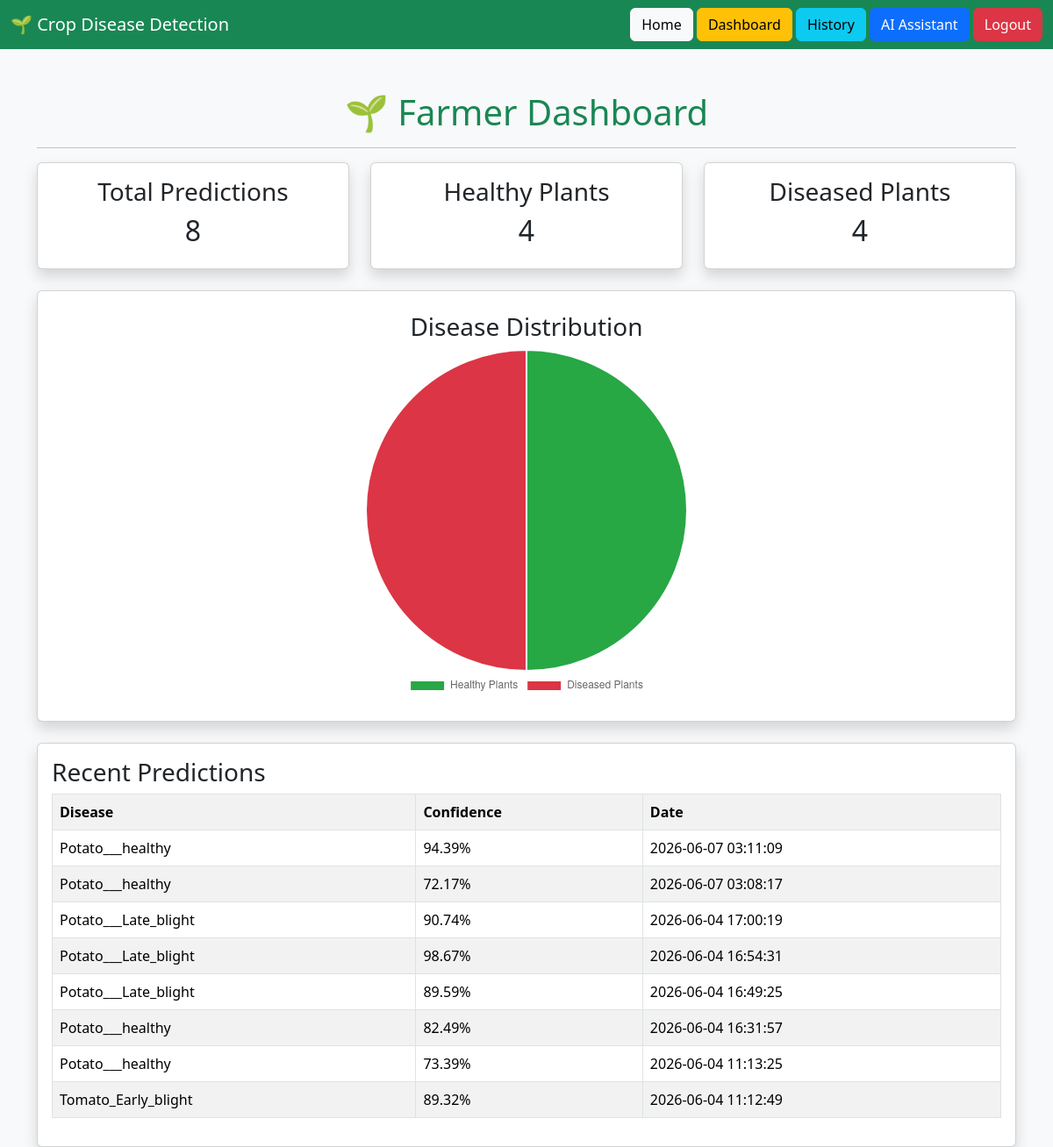
/dashboard (signed in), run on the app's committed database.
### tables this page shows
CREATE TABLE predictions (
    id INTEGER PRIMARY KEY AUTOINCREMENT,
    disease TEXT,
    confidence REAL,
    fertilizer TEXT,
    treatment TEXT,
    prediction_date TIMESTAMP DEFAULT CURRENT_TIMESTAMP
, username TEXT);

### app.py (the view)
@app.route('/dashboard')
def dashboard():
    if 'username' not in session:
        return redirect('/login')
    conn = sqlite3.connect("crop_disease.db")
    cursor = conn.cursor()
    cursor.execute("""
    SELECT COUNT(*)
    FROM predictions
    WHERE username = ?
    """, (session['username'],))
    total_predictions = cursor.fetchone()[0]
    cursor.execute("""
    SELECT COUNT(*)
    FROM predictions
    WHERE username = ?
    AND disease LIKE '%healthy%'
    """, (session['username'],))
    healthy_count = cursor.fetchone()[0]
    diseased_count = total_predictions - healthy_count
    cursor.execute("""
    SELECT disease,
           ROUND(confidence, 2),
           prediction_date
    FROM predictions
    WHERE username = ?
    ORDER BY id DESC
    LIMIT 10
    """, (session['username'],))
    recent_predictions = cursor.fetchall()
    conn.close()
    return render_template(
        "dashboard.html",
        total_predictions=total_predictions,
        healthy_count=healthy_count,
        diseased_count=diseased_count,
        recent_predictions=recent_predictions
    )

### templates/dashboard.html (shortened to what this page needs)
<!DOCTYPE html>
<html>
<head>
<link href="https://cdn.jsdelivr.net/npm/bootstrap@5.3.3/dist/css/bootstrap.min.css" rel="stylesheet">
</head>
<body class="bg-light">
<nav class="navbar navbar-dark bg-success">
    <div class="container-fluid">
        <a class="navbar-brand" href="/">
            🌱 Crop Disease Detection
        </a>
        <div>
            <a class="btn btn-light" href="/">
                Home
            </a>
            <a class="btn btn-warning" href="/dashboard">
                Dashboard
            </a>
            <a class="btn btn-info" href="/history">
                History
            </a>
            <a class="btn btn-primary" href="/assistant">
    AI Assistant
</a>
            <a class="btn btn-danger" href="/logout">
    Logout
</a>
        </div>
    </div>
</nav>
<div class="container mt-5">
<h1 class="text-center text-success">
🌱 Farmer Dashboard
</h1>
<hr>
<div class="row">
    <div class="col-md-4">
        <div class="card text-center shadow p-3">
            <h3>Total Predictions</h3>
            <h2>{{ total_predictions }}</h2>
        </div>
    </div>
    <div class="col-md-4">
        <div class="card text-center shadow p-3">
            <h3>Healthy Plants</h3>
            <h2>{{ healthy_count }}</h2>
        </div>
    </div>
    <div class="col-md-4">
        <div class="card text-center shadow p-3">
            <h3>Diseased Plants</h3>
            <h2>{{ diseased_count }}</h2>
        </div>
    </div>
</div>
<br>
<div class="card shadow p-4">
    <h3 class="text-center">
        Disease Distribution
    </h3>
    <div style="width:400px; margin:auto;">
    <canvas id="diseaseChart"></canvas>
</div>
</div>
<br>
<div class="card shadow p-3">
    <h3>Recent Predictions</h3>
    <table class="table table-bordered table-striped">
        <tr>
            <th>Disease</th>
            <th>Confidence</th>
            <th>Date</th>
        </tr>
        {% for row in recent_predictions %}
        <tr>
            <td>{{ row[0] }}</td>
            <td>{{ row[1] }}%</td>
            <td>{{ row[2] }}</td>
        </tr>
        {% endfor %}
    </table>
</div>
</div>
<script>
const ctx = document.getElementById('diseaseChart');
new Chart(ctx, {
    type: 'pie',
    data: {
        labels: [
            'Healthy Plants',
            'Diseased Plants'
        ],
        datasets: [{
            data: [
                {{ healthy_count }},
                {{ diseased_count }}
            ],
            backgroundColor: [
                '#28a745',
                '#dc3545'
            ]
        }]
    },
    options: {
        responsive: true,
        plugins: {
            legend: {
                position: 'bottom'
            }
        }
    }
});
</script>
</body>
</html>

### data on the page
predictions: disease "Potato___healthy", confidence "94.39", prediction_date "2026-06-07 03:11:09"
predictions: disease "Potato___healthy", confidence "72.17", prediction_date "2026-06-07 03:08:17"
predictions: disease "Potato___Late_blight", confidence "90.74", prediction_date "2026-06-04 17:00:19"
predictions: disease "Potato___Late_blight", confidence "98.67", prediction_date "2026-06-04 16:54:31"
predictions: disease "Potato___Late_blight", confidence "89.59", prediction_date "2026-06-04 16:49:25"
predictions: disease "Potato___healthy", confidence "82.49", prediction_date "2026-06-04 16:31:57"
predictions: disease "Potato___healthy", confidence "73.39", prediction_date "2026-06-04 11:13:25"
predictions: disease "Tomato_Early_blight", confidence "89.32", prediction_date "2026-06-04 11:12:49"

### other printed values
{{ total_predictions }} "8"
{{ healthy_count }} "4"
{{ diseased_count }} "4"
chart data {{ healthy_count }} 4
chart data {{ diseased_count }} 4
